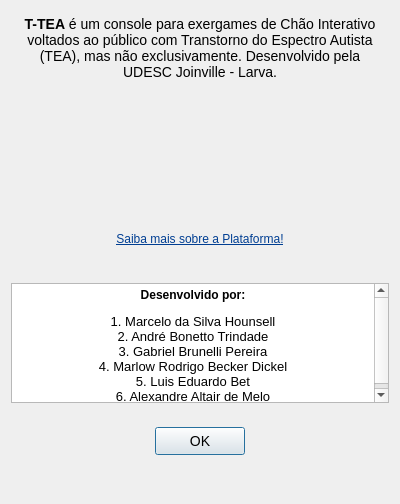
<?xml version="1.0" encoding="UTF-8"?>
<ui version="4.0">
 <class>AboutView</class>
 <widget class="QDialog" name="AboutView">
  <property name="geometry">
   <rect>
    <x>0</x>
    <y>0</y>
    <width>400</width>
    <height>504</height>
   </rect>
  </property>
  <property name="windowTitle">
   <string>Plataforma T-TEA - Sobre</string>
  </property>
  <property name="windowIcon">
   <iconset resource="../resources.qrc">
    <normaloff>:/icons/system/appicon</normaloff>:/icons/system/appicon</iconset>
  </property>
  <property name="sizeGripEnabled">
   <bool>false</bool>
  </property>
  <property name="modal">
   <bool>true</bool>
  </property>
  <layout class="QVBoxLayout" name="verticalLayout">
   <item>
    <widget class="QLabel" name="lbl_project">
     <property name="styleSheet">
      <string notr="true">QLabel {
      font-size: 14px;
      padding: 5px;
      margin: 0px;
  }</string>
     </property>
     <property name="text">
      <string>&lt;html&gt;&lt;head/&gt;&lt;body&gt;&lt;p&gt;&lt;span style=&quot; font-weight:700;&quot;&gt;T-TEA&lt;/span&gt; é um console para exergames de Chão Interativo voltados ao público com Transtorno do Espectro Autista (TEA), mas não exclusivamente. Desenvolvido pela UDESC Joinville - Larva.&lt;/p&gt;&lt;/body&gt;&lt;/html&gt;</string>
     </property>
     <property name="alignment">
      <set>Qt::AlignmentFlag::AlignCenter</set>
     </property>
     <property name="wordWrap">
      <bool>true</bool>
     </property>
    </widget>
   </item>
   <item>
    <spacer name="vs_top">
     <property name="orientation">
      <enum>Qt::Orientation::Vertical</enum>
     </property>
     <property name="sizeHint" stdset="0">
      <size>
       <width>20</width>
       <height>20</height>
      </size>
     </property>
    </spacer>
   </item>
   <item alignment="Qt::AlignmentFlag::AlignHCenter|Qt::AlignmentFlag::AlignVCenter">
    <widget class="QLabel" name="lbl_image">
     <property name="minimumSize">
      <size>
       <width>200</width>
       <height>100</height>
      </size>
     </property>
     <property name="maximumSize">
      <size>
       <width>200</width>
       <height>100</height>
      </size>
     </property>
     <property name="pixmap">
      <pixmap resource="../resources.qrc">:/images/ttealogo</pixmap>
     </property>
     <property name="scaledContents">
      <bool>true</bool>
     </property>
     <property name="alignment">
      <set>Qt::AlignmentFlag::AlignCenter</set>
     </property>
    </widget>
   </item>
   <item>
    <spacer name="vs_top2">
     <property name="orientation">
      <enum>Qt::Orientation::Vertical</enum>
     </property>
     <property name="sizeHint" stdset="0">
      <size>
       <width>20</width>
       <height>20</height>
      </size>
     </property>
    </spacer>
   </item>
   <item>
    <widget class="QTextBrowser" name="teb_link">
     <property name="minimumSize">
      <size>
       <width>0</width>
       <height>40</height>
      </size>
     </property>
     <property name="maximumSize">
      <size>
       <width>16777215</width>
       <height>40</height>
      </size>
     </property>
     <property name="toolTip">
      <string>Link plataforma T-TEA</string>
     </property>
     <property name="styleSheet">
      <string notr="true">QTextBrowser {
      font-size: 14px;
      padding: 5px;
      margin: 0px;
      border: none;
      background: transparent;
  }</string>
     </property>
     <property name="html">
      <string>&lt;!DOCTYPE HTML PUBLIC &quot;-//W3C//DTD HTML 4.0//EN&quot; &quot;http://www.w3.org/TR/REC-html40/strict.dtd&quot;&gt;
&lt;html&gt;&lt;head&gt;&lt;meta name=&quot;qrichtext&quot; content=&quot;1&quot; /&gt;&lt;meta charset=&quot;utf-8&quot; /&gt;&lt;style type=&quot;text/css&quot;&gt;
p, li { white-space: pre-wrap; }
hr { height: 1px; border-width: 0; }
li.unchecked::marker { content: &quot;\2610&quot;; }
li.checked::marker { content: &quot;\2612&quot;; }
&lt;/style&gt;&lt;/head&gt;&lt;body style=&quot; font-family:'Segoe UI'; font-size:14px; font-weight:400; font-style:normal;&quot;&gt;
&lt;p align=&quot;center&quot; style=&quot; margin-top:12px; margin-bottom:12px; margin-left:0px; margin-right:0px; -qt-block-indent:0; text-indent:0px;&quot;&gt;&lt;a href=&quot;https://udescmove2learn.wordpress.com/2023/06/26/t-tea/&quot;&gt;&lt;span style=&quot; font-size:9pt; text-decoration: underline; color:#003e92;&quot;&gt;Saiba mais sobre a Plataforma!&lt;/span&gt;&lt;/a&gt;&lt;/p&gt;&lt;/body&gt;&lt;/html&gt;</string>
     </property>
     <property name="openExternalLinks">
      <bool>true</bool>
     </property>
    </widget>
   </item>
   <item>
    <spacer name="vs_middle">
     <property name="orientation">
      <enum>Qt::Orientation::Vertical</enum>
     </property>
     <property name="sizeHint" stdset="0">
      <size>
       <width>20</width>
       <height>20</height>
      </size>
     </property>
    </spacer>
   </item>
   <item>
    <widget class="QTextBrowser" name="lbl_developer">
     <property name="minimumSize">
      <size>
       <width>0</width>
       <height>120</height>
      </size>
     </property>
     <property name="maximumSize">
      <size>
       <width>16777215</width>
       <height>120</height>
      </size>
     </property>
     <property name="html">
      <string>&lt;!DOCTYPE HTML PUBLIC &quot;-//W3C//DTD HTML 4.0//EN&quot; &quot;http://www.w3.org/TR/REC-html40/strict.dtd&quot;&gt;
&lt;html&gt;&lt;head&gt;&lt;meta name=&quot;qrichtext&quot; content=&quot;1&quot; /&gt;&lt;meta charset=&quot;utf-8&quot; /&gt;&lt;style type=&quot;text/css&quot;&gt;
p, li { white-space: pre-wrap; }
hr { height: 1px; border-width: 0; }
li.unchecked::marker { content: &quot;\2610&quot;; }
li.checked::marker { content: &quot;\2612&quot;; }
&lt;/style&gt;&lt;/head&gt;&lt;body style=&quot; font-family:'Segoe UI'; font-size:9pt; font-weight:400; font-style:normal;&quot;&gt;
&lt;p align=&quot;center&quot; style=&quot; margin-top:12px; margin-bottom:12px; margin-left:0px; margin-right:0px; -qt-block-indent:0; text-indent:0px;&quot;&gt;&lt;span style=&quot; font-weight:700;&quot;&gt;Desenvolvido por:&lt;/span&gt;&lt;/p&gt;
&lt;p align=&quot;center&quot; style=&quot; margin-top:12px; margin-bottom:12px; margin-left:0px; margin-right:0px; -qt-block-indent:0; text-indent:0px;&quot;&gt;&lt;span style=&quot; font-size:10pt;&quot;&gt;1. Marcelo da Silva Hounsell&lt;br /&gt;2. André Bonetto Trindade&lt;br /&gt;3. Gabriel Brunelli Pereira&lt;br /&gt;4. Marlow Rodrigo Becker Dickel&lt;br /&gt;5. Luis Eduardo Bet&lt;br /&gt;6. Alexandre Altair de Melo&lt;/span&gt;&lt;/p&gt;&lt;/body&gt;&lt;/html&gt;</string>
     </property>
    </widget>
   </item>
   <item>
    <spacer name="vs_bottom">
     <property name="orientation">
      <enum>Qt::Orientation::Vertical</enum>
     </property>
     <property name="sizeHint" stdset="0">
      <size>
       <width>20</width>
       <height>20</height>
      </size>
     </property>
    </spacer>
   </item>
   <item alignment="Qt::AlignmentFlag::AlignHCenter">
    <widget class="QPushButton" name="pb_ok">
     <property name="minimumSize">
      <size>
       <width>100</width>
       <height>0</height>
      </size>
     </property>
     <property name="maximumSize">
      <size>
       <width>100</width>
       <height>16777215</height>
      </size>
     </property>
     <property name="styleSheet">
      <string notr="true">QPushButton {
      font-size: 14px;
      padding: 5px;
      margin: 5px;
  }</string>
     </property>
     <property name="text">
      <string>OK</string>
     </property>
    </widget>
   </item>
   <item>
    <spacer name="vs_bottom2">
     <property name="orientation">
      <enum>Qt::Orientation::Vertical</enum>
     </property>
     <property name="sizeHint" stdset="0">
      <size>
       <width>20</width>
       <height>40</height>
      </size>
     </property>
    </spacer>
   </item>
  </layout>
 </widget>
 <resources>
  <include location="../resources.qrc"/>
 </resources>
 <connections>
  <connection>
   <sender>pb_ok</sender>
   <signal>clicked()</signal>
   <receiver>AboutView</receiver>
   <slot>accept()</slot>
   <hints>
    <hint type="sourcelabel">
     <x>200</x>
     <y>450</y>
    </hint>
    <hint type="destinationlabel">
     <x>200</x>
     <y>300</y>
    </hint>
   </hints>
  </connection>
 </connections>
</ui>
